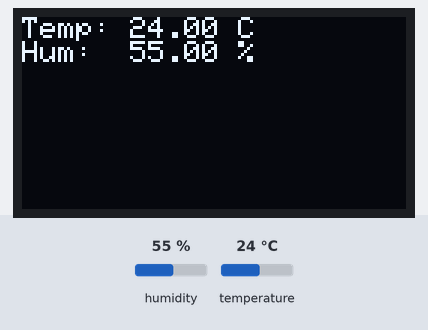
The program below on a simulated ESP32. Shown: 128×64 one-colour display. The inputs (shaded band) are chosen by the test bench; at power-on: humidity 55 %, temperature 24 °C. WiFi joins after 1.5 s; servers stay silent unless stated; no MQTT or app messages arrive unless stated; what the program prints to the serial monitor is not drawn.

Above: at 5.6 s.
5.7 s: humidity set to 22 %
At 10.3 s:
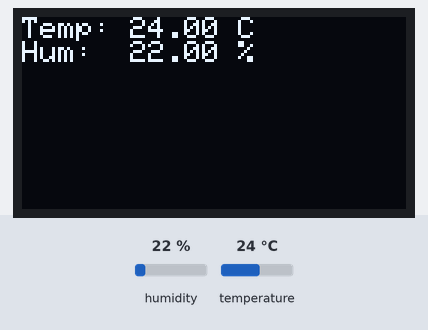
12.6 s: temperature set to 12 °C
At 15.3 s:
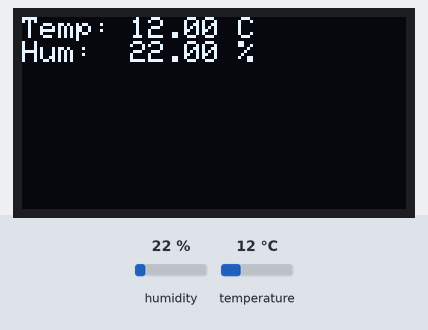
19.5 s: humidity set to 40 %
At 20.3 s:
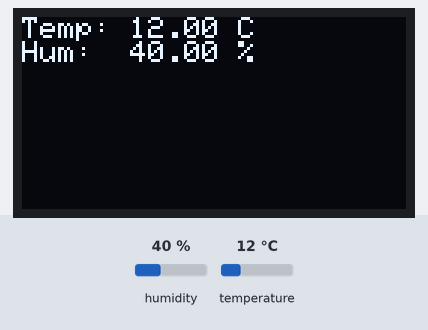
26.4 s: temperature set to 19 °C
Timing chart, 0 to 29.4 s (numbered marks = the images above; inputs shaded):
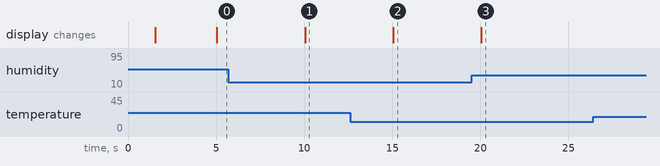

Measured:
- after the input at 5.7 s, the display: changes after 4.4 s (image 1)
- after the input at 12.6 s, the display: changes after 2.5 s (image 2)
- after the input at 19.5 s, the display: changes after 0.55 s (image 3)

The program:

main.cpp
```cpp
#include <Arduino.h>
#include <secret.h>
#include <WiFi.h>
#include <WiFiClientSecure.h>
#include <PubSubClient.h>

#include <Wire.h>
#include <Adafruit_GFX.h>
#include <Adafruit_SSD1306.h>

#include <DHT.h>

/* =======================
   MQTT SERVER/PORT
======================= */
const char* mqtt_server = "ddbf357d636f42e79161fbac7afd5a74.s1.eu.hivemq.cloud";
const int mqtt_port = 8883;

/* =======================
   DHT11
======================= */
#define DHTPIN 4
#define DHTTYPE DHT11
DHT dht(DHTPIN, DHTTYPE);

/* =======================
   OLED SSD1306
======================= */
#define SCREEN_WIDTH 128
#define SCREEN_HEIGHT 64
Adafruit_SSD1306 display(SCREEN_WIDTH, SCREEN_HEIGHT, &Wire, -1);

/* =======================
   MQTT Client
======================= */
WiFiClientSecure espClient;
PubSubClient client(espClient);

/* =======================
   MQTT reconnect
======================= */
void reconnect() {
  while (!client.connected()) {
    Serial.print("Connessione MQTT...");

    if (client.connect(
          "ESP32_DHT11",
          MQTT_USER,
          MQTT_PASS,
          "esp32/status",
          1,
          true,
          "🔴"
        )) {

      Serial.println("OK");
      client.publish("esp32/status", "🟢", true);
      Serial.println("STATUS PUBBLICATO: online");

    } else {
      Serial.print("fallita, rc=");
      Serial.println(client.state());
      delay(2000);
    }
  }
}

/* Variabili per millis */
unsigned long lastUpdate = 0;
const unsigned long interval = 5000;


void setup() {
  Serial.begin(115200);

  /* WIFI */
  WiFi.begin(WIFI_SSID, WIFI_PASS);
  Serial.print("Connessione WiFi");
  while (WiFi.status() != WL_CONNECTED) {
    delay(500);
    Serial.print(".");
  }
  Serial.println("\nWiFi connesso");
  Serial.println(WiFi.localIP());

  /* DHT */
  dht.begin();

  /* OLED */
  Wire.begin(21, 22);
  if (!display.begin(SSD1306_SWITCHCAPVCC, 0x3C)) {
    Serial.println("OLED non trovato");
    while (true);
  }
  display.clearDisplay();
  display.setTextSize(1);
  display.setTextColor(SSD1306_WHITE);

  /* MQTT */
  espClient.setInsecure(); // ok per test
  client.setServer(mqtt_server, mqtt_port);
}

void loop() {
  if (!client.connected()) {
    reconnect();
  }
  client.loop();

  unsigned long now = millis();

  if (now - lastUpdate >= interval) {
    lastUpdate = now;

  float hum = dht.readHumidity();
  float temp = dht.readTemperature();

  if (isnan(hum) || isnan(temp)) {
    Serial.println("Errore lettura DHT");
    return;
  }

  /* ===== OLED UPDATE ===== */
  display.clearDisplay();
  display.setCursor(0, 0);

  display.print("Temp: ");
  display.print(temp);
  display.println(" C");

  display.print("Hum:  ");
  display.print(hum);
  display.println(" %");

  display.display();

  /* ===== MQTT JSON ===== */
  char payload[96];
  snprintf(payload, sizeof(payload),
           "{\"temp\": %.1f, \"hum\": %.1f, \"now\": %lu}",
           temp, hum, now);

  bool ok = client.publish("esp32/sensori", payload, true);

  Serial.println(payload);
  Serial.print("MQTT publish: ");
  Serial.println(ok ? "OK" : "FAIL");

  }
}
```

secret.h
```cpp
// secrets.h
#pragma once

#define WIFI_SSID     "iliadbox-2C2EA5"
#define WIFI_PASS "4z2m2qf57nq6nh3xqszsk3"

#define MQTT_USER     "Shaco"
#define MQTT_PASS     "Hive77!!!"
```
